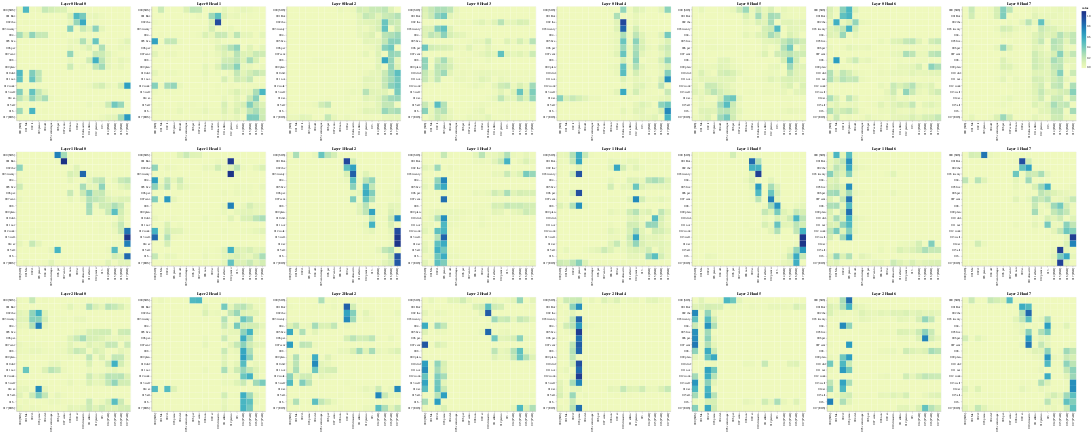

Here is the notebook cell this chart was saved with:
### Code cell
get_all_attention_maps("encoder-decoder",layers,heads,encoder_input_tokens,decoder_input_tokens,min(20,sentence_len))

### Figure 1 — Vega-Lite specification as saved in the notebook (floating-point values rounded to 4 significant figures; data arrays with more than 128 entries replaced by an {"elided": "..."} marker saying what was removed)
{"config": {"view": {"continuousWidth": 300, "continuousHeight": 300}}, "vconcat": [{"hconcat": [{"data": {"name": "data-63489bb1f9bb150d41bae58010975e34"}, "mark": {"type": "rect"}, "encoding": {"color": {"field": "value", "type": "quantitative"}, "tooltip": [{"field": "row", "type": "quantitative"}, {"field": "column", "type": "quantitative"}, {"field": "value", "type": "quantitative"}, {"field": "row_token", "type": "nominal"}, {"field": "col_token", "type": "nominal"}], "x": {"axis": {"title": ""}, "field": "col_token", "type": "nominal"}, "y": {"axis": {"title": ""}, "field": "row_token", "type": "nominal"}}, "height": 400, "name": "view_25", "title": "Layer 0 Head 0", "width": 400}, {"data": {"name": "data-3e6ab0aa463a2a5c8cacbaafffa59b67"}, "mark": {"type": "rect"}, "encoding": {"color": {"field": "value", "type": "quantitative"}, "tooltip": [{"field": "row", "type": "quantitative"}, {"field": "column", "type": "quantitative"}, {"field": "value", "type": "quantitative"}, {"field": "row_token", "type": "nominal"}, {"field": "col_token", "type": "nominal"}], "x": {"axis": {"title": ""}, "field": "col_token", "type": "nominal"}, "y": {"axis": {"title": ""}, "field": "row_token", "type": "nominal"}}, "height": 400, "name": "view_26", "title": "Layer 0 Head 1", "width": 400}, {"data": {"name": "data-50992c1b2d40599a6d3ecebedc40b9c1"}, "mark": {"type": "rect"}, "encoding": {"color": {"field": "value", "type": "quantitative"}, "tooltip": [{"field": "row", "type": "quantitative"}, {"field": "column", "type": "quantitative"}, {"field": "value", "type": "quantitative"}, {"field": "row_token", "type": "nominal"}, {"field": "col_token", "type": "nominal"}], "x": {"axis": {"title": ""}, "field": "col_token", "type": "nominal"}, "y": {"axis": {"title": ""}, "field": "row_token", "type": "nominal"}}, "height": 400, "name": "view_27", "title": "Layer 0 Head 2", "width": 400}, {"data": {"name": "data-1b09ccf18d49a62b42dffa8c49f4b122"}, "mark": {"type": "rect"}, "encoding": {"color": {"field": "value", "type": "quantitative"}, "tooltip": [{"field": "row", "type": "quantitative"}, {"field": "column", "type": "quantitative"}, {"field": "value", "type": "quantitative"}, {"field": "row_token", "type": "nominal"}, {"field": "col_token", "type": "nominal"}], "x": {"axis": {"title": ""}, "field": "col_token", "type": "nominal"}, "y": {"axis": {"title": ""}, "field": "row_token", "type": "nominal"}}, "height": 400, "name": "view_28", "title": "Layer 0 Head 3", "width": 400}, {"data": {"name": "data-673fae0296dc5addf0c6c676725d0598"}, "mark": {"type": "rect"}, "encoding": {"color": {"field": "value", "type": "quantitative"}, "tooltip": [{"field": "row", "type": "quantitative"}, {"field": "column", "type": "quantitative"}, {"field": "value", "type": "quantitative"}, {"field": "row_token", "type": "nominal"}, {"field": "col_token", "type": "nominal"}], "x": {"axis": {"title": ""}, "field": "col_token", "type": "nominal"}, "y": {"axis": {"title": ""}, "field": "row_token", "type": "nominal"}}, "height": 400, "name": "view_29", "title": "Layer 0 Head 4", "width": 400}, {"data": {"name": "data-91cd831cb3f2f5516b6f8a0ae372ad04"}, "mark": {"type": "rect"}, "encoding": {"color": {"field": "value", "type": "quantitative"}, "tooltip": [{"field": "row", "type": "quantitative"}, {"field": "column", "type": "quantitative"}, {"field": "value", "type": "quantitative"}, {"field": "row_token", "type": "nominal"}, {"field": "col_token", "type": "nominal"}], "x": {"axis": {"title": ""}, "field": "col_token", "type": "nominal"}, "y": {"axis": {"title": ""}, "field": "row_token", "type": "nominal"}}, "height": 400, "name": "view_30", "title": "Layer 0 Head 5", "width": 400}, {"data": {"name": "data-007edfd8d16aa031cdc42e653b705b1f"}, "mark": {"type": "rect"}, "encoding": {"color": {"field": "value", "type": "quantitative"}, "tooltip": [{"field": "row", "type": "quantitative"}, {"field": "column", "type": "quantitative"}, {"field": "value", "type": "quantitative"}, {"field": "row_token", "type": "nominal"}, {"field": "col_token", "type": "nominal"}], "x": {"axis": {"title": ""}, "field": "col_token", "type": "nominal"}, "y": {"axis": {"title": ""}, "field": "row_token", "type": "nominal"}}, "height": 400, "name": "view_31", "title": "Layer 0 Head 6", "width": 400}, {"data": {"name": "data-b1b43e8f2932f73ef6e93cc5d209b4e3"}, "mark": {"type": "rect"}, "encoding": {"color": {"field": "value", "type": "quantitative"}, "tooltip": [{"field": "row", "type": "quantitative"}, {"field": "column", "type": "quantitative"}, {"field": "value", "type": "quantitative"}, {"field": "row_token", "type": "nominal"}, {"field": "col_token", "type": "nominal"}], "x": {"axis": {"title": ""}, "field": "col_token", "type": "nominal"}, "y": {"axis": {"title": ""}, "field": "row_token", "type": "nominal"}}, "height": 400, "name": "view_32", "title": "Layer 0 Head 7", "width": 400}]}, {"hconcat": [{"data": {"name": "data-146b565fb20bbb9af5d15dc4abab67d6"}, "mark": {"type": "rect"}, "encoding": {"color": {"field": "value", "type": "quantitative"}, "tooltip": [{"field": "row", "type": "quantitative"}, {"field": "column", "type": "quantitative"}, {"field": "value", "type": "quantitative"}, {"field": "row_token", "type": "nominal"}, {"field": "col_token", "type": "nominal"}], "x": {"axis": {"title": ""}, "field": "col_token", "type": "nominal"}, "y": {"axis": {"title": ""}, "field": "row_token", "type": "nominal"}}, "height": 400, "name": "view_33", "title": "Layer 1 Head 0", "width": 400}, {"data": {"name": "data-eb09811a09106a127feaa1627dc00f4d"}, "mark": {"type": "rect"}, "encoding": {"color": {"field": "value", "type": "quantitative"}, "tooltip": [{"field": "row", "type": "quantitative"}, {"field": "column", "type": "quantitative"}, {"field": "value", "type": "quantitative"}, {"field": "row_token", "type": "nominal"}, {"field": "col_token", "type": "nominal"}], "x": {"axis": {"title": ""}, "field": "col_token", "type": "nominal"}, "y": {"axis": {"title": ""}, "field": "row_token", "type": "nominal"}}, "height": 400, "name": "view_34", "title": "Layer 1 Head 1", "width": 400}, {"data": {"name": "data-8ee218fc314d905bfb18859a610952e6"}, "mark": {"type": "rect"}, "encoding": {"color": {"field": "value", "type": "quantitative"}, "tooltip": [{"field": "row", "type": "quantitative"}, {"field": "column", "type": "quantitative"}, {"field": "value", "type": "quantitative"}, {"field": "row_token", "type": "nominal"}, {"field": "col_token", "type": "nominal"}], "x": {"axis": {"title": ""}, "field": "col_token", "type": "nominal"}, "y": {"axis": {"title": ""}, "field": "row_token", "type": "nominal"}}, "height": 400, "name": "view_35", "title": "Layer 1 Head 2", "width": 400}, {"data": {"name": "data-04582ee4283ab8671ebec2aa65318a32"}, "mark": {"type": "rect"}, "encoding": {"color": {"field": "value", "type": "quantitative"}, "tooltip": [{"field": "row", "type": "quantitative"}, {"field": "column", "type": "quantitative"}, {"field": "value", "type": "quantitative"}, {"field": "row_token", "type": "nominal"}, {"field": "col_token", "type": "nominal"}], "x": {"axis": {"title": ""}, "field": "col_token", "type": "nominal"}, "y": {"axis": {"title": ""}, "field": "row_token", "type": "nominal"}}, "height": 400, "name": "view_36", "title": "Layer 1 Head 3", "width": 400}, {"data": {"name": "data-d4f9d506fa46b33de0e7d848d181ac70"}, "mark": {"type": "rect"}, "encoding": {"color": {"field": "value", "type": "quantitative"}, "tooltip": [{"field": "row", "type": "quantitative"}, {"field": "column", "type": "quantitative"}, {"field": "value", "type": "quantitative"}, {"field": "row_token", "type": "nominal"}, {"field": "col_token", "type": "nominal"}], "x": {"axis": {"title": ""}, "field": "col_token", "type": "nominal"}, "y": {"axis": {"title": ""}, "field": "row_token", "type": "nominal"}}, "height": 400, "name": "view_37", "title": "Layer 1 Head 4", "width": 400}, {"data": {"name": "data-271f3558e7aaecf5cf415e4d590fd2f8"}, "mark": {"type": "rect"}, "encoding": {"color": {"field": "value", "type": "quantitative"}, "tooltip": [{"field": "row", "type": "quantitative"}, {"field": "column", "type": "quantitative"}, {"field": "value", "type": "quantitative"}, {"field": "row_token", "type": "nominal"}, {"field": "col_token", "type": "nominal"}], "x": {"axis": {"title": ""}, "field": "col_token", "type": "nominal"}, "y": {"axis": {"title": ""}, "field": "row_token", "type": "nominal"}}, "height": 400, "name": "view_38", "title": "Layer 1 Head 5", "width": 400}, {"data": {"name": "data-f47085609272d56689312d5dbf224497"}, "mark": {"type": "rect"}, "encoding": {"color": {"field": "value", "type": "quantitative"}, "tooltip": [{"field": "row", "type": "quantitative"}, {"field": "column", "type": "quantitative"}, {"field": "value", "type": "quantitative"}, {"field": "row_token", "type": "nominal"}, {"field": "col_token", "type": "nominal"}], "x": {"axis": {"title": ""}, "field": "col_token", "type": "nominal"}, "y": {"axis": {"title": ""}, "field": "row_token", "type": "nominal"}}, "height": 400, "name": "view_39", "title": "Layer 1 Head 6", "width": 400}, {"data": {"name": "data-79d6c2155e58cb75d10b520cbb34b4ef"}, "mark": {"type": "rect"}, "encoding": {"color": {"field": "value", "type": "quantitative"}, "tooltip": [{"field": "row", "type": "quantitative"}, {"field": "column", "type": "quantitative"}, {"field": "value", "type": "quantitative"}, {"field": "row_token", "type": "nominal"}, {"field": "col_token", "type": "nominal"}], "x": {"axis": {"title": ""}, "field": "col_token", "type": "nominal"}, "y": {"axis": {"title": ""}, "field": "row_token", "type": "nominal"}}, "height": 400, "name": "view_40", "title": "Layer 1 Head 7", "width": 400}]}, {"hconcat": [{"data": {"name": "data-129ba6bbf387f415ed4d017fa0791d2e"}, "mark": {"type": "rect"}, "encoding": {"color": {"field": "value", "type": "quantitative"}, "tooltip": [{"field": "row", "type": "quantitative"}, {"field": "column", "type": "quantitative"}, {"field": "value", "type": "quantitative"}, {"field": "row_token", "type": "nominal"}, {"field": "col_token", "type": "nominal"}], "x": {"axis": {"title": ""}, "field": "col_token", "type": "nominal"}, "y": {"axis": {"title": ""}, "field": "row_token", "type": "nominal"}}, "height": 400, "name": "view_41", "title": "Layer 2 Head 0", "width": 400}, {"data": {"name": "data-c9f733629b6990fb1d25fdb50c2cabd0"}, "mark": {"type": "rect"}, "encoding": {"color": {"field": "value", "type": "quantitative"}, "tooltip": [{"field": "row", "type": "quantitative"}, {"field": "column", "type": "quantitative"}, {"field": "value", "type": "quantitative"}, {"field": "row_token", "type": "nominal"}, {"field": "col_token", "type": "nominal"}], "x": {"axis": {"title": ""}, "field": "col_token", "type": "nominal"}, "y": {"axis": {"title": ""}, "field": "row_token", "type": "nominal"}}, "height": 400, "name": "view_42", "title": "Layer 2 Head 1", "width": 400}, {"data": {"name": "data-fa2cebf9d9536bc2cbd4b1625c4f43fd"}, "mark": {"type": "rect"}, "encoding": {"color": {"field": "value", "type": "quantitative"}, "tooltip": [{"field": "row", "type": "quantitative"}, {"field": "column", "type": "quantitative"}, {"field": "value", "type": "quantitative"}, {"field": "row_token", "type": "nominal"}, {"field": "col_token", "type": "nominal"}], "x": {"axis": {"title": ""}, "field": "col_token", "type": "nominal"}, "y": {"axis": {"title": ""}, "field": "row_token", "type": "nominal"}}, "height": 400, "name": "view_43", "title": "Layer 2 Head 2", "width": 400}, {"data": {"name": "data-d7ef94a0372b6ebe18f1cb976e646ca0"}, "mark": {"type": "rect"}, "encoding": {"color": {"field": "value", "type": "quantitative"}, "tooltip": [{"field": "row", "type": "quantitative"}, {"field": "column", "type": "quantitative"}, {"field": "value", "type": "quantitative"}, {"field": "row_token", "type": "nominal"}, {"field": "col_token", "type": "nominal"}], "x": {"axis": {"title": ""}, "field": "col_token", "type": "nominal"}, "y": {"axis": {"title": ""}, "field": "row_token", "type": "nominal"}}, "height": 400, "name": "view_44", "title": "Layer 2 Head 3", "width": 400}, {"data": {"name": "data-b5d168ba384bc8cd8f524add3a19f15f"}, "mark": {"type": "rect"}, "encoding": {"color": {"field": "value", "type": "quantitative"}, "tooltip": [{"field": "row", "type": "quantitative"}, {"field": "column", "type": "quantitative"}, {"field": "value", "type": "quantitative"}, {"field": "row_token", "type": "nominal"}, {"field": "col_token", "type": "nominal"}], "x": {"axis": {"title": ""}, "field": "col_token", "type": "nominal"}, "y": {"axis": {"title": ""}, "field": "row_token", "type": "nominal"}}, "height": 400, "name": "view_45", "title": "Layer 2 Head 4", "width": 400}, {"data": {"name": "data-34a0e74d95d2ce180f91bcd43cc79bd2"}, "mark": {"type": "rect"}, "encoding": {"color": {"field": "value", "type": "quantitative"}, "tooltip": [{"field": "row", "type": "quantitative"}, {"field": "column", "type": "quantitative"}, {"field": "value", "type": "quantitative"}, {"field": "row_token", "type": "nominal"}, {"field": "col_token", "type": "nominal"}], "x": {"axis": {"title": ""}, "field": "col_token", "type": "nominal"}, "y": {"axis": {"title": ""}, "field": "row_token", "type": "nominal"}}, "height": 400, "name": "view_46", "title": "Layer 2 Head 5", "width": 400}, {"data": {"name": "data-0c641a167855d7f4df65d2c361d6fdab"}, "mark": {"type": "rect"}, "encoding": {"color": {"field": "value", "type": "quantitative"}, "tooltip": [{"field": "row", "type": "quantitative"}, {"field": "column", "type": "quantitative"}, {"field": "value", "type": "quantitative"}, {"field": "row_token", "type": "nominal"}, {"field": "col_token", "type": "nominal"}], "x": {"axis": {"title": ""}, "field": "col_token", "type": "nominal"}, "y": {"axis": {"title": ""}, "field": "row_token", "type": "nominal"}}, "height": 400, "name": "view_47", "title": "Layer 2 Head 6", "width": 400}, {"data": {"name": "data-96e55ca0a9b5e6c850ba6329f7f48b6e"}, "mark": {"type": "rect"}, "encoding": {"color": {"field": "value", "type": "quantitative"}, "tooltip": [{"field": "row", "type": "quantitative"}, {"field": "column", "type": "quantitative"}, {"field": "value", "type": "quantitative"}, {"field": "row_token", "type": "nominal"}, {"field": "col_token", "type": "nominal"}], "x": {"axis": {"title": ""}, "field": "col_token", "type": "nominal"}, "y": {"axis": {"title": ""}, "field": "row_token", "type": "nominal"}}, "height": 400, "name": "view_48", "title": "Layer 2 Head 7", "width": 400}]}], "params": [{"name": "param_25", "select": {"type": "interval", "encodings": ["x", "y"]}, "bind": "scales", "views": ["view_25"]}, {"name": "param_26", "select": {"type": "interval", "encodings": ["x", "y"]}, "bind": "scales", "views": ["view_26"]}, {"name": "param_27", "select": {"type": "interval", "encodings": ["x", "y"]}, "bind": "scales", "views": ["view_27"]}, {"name": "param_28", "select": {"type": "interval", "encodings": ["x", "y"]}, "bind": "scales", "views": ["view_28"]}, {"name": "param_29", "select": {"type": "interval", "encodings": ["x", "y"]}, "bind": "scales", "views": ["view_29"]}, {"name": "param_30", "select": {"type": "interval", "encodings": ["x", "y"]}, "bind": "scales", "views": ["view_30"]}, {"name": "param_31", "select": {"type": "interval", "encodings": ["x", "y"]}, "bind": "scales", "views": ["view_31"]}, {"name": "param_32", "select": {"type": "interval", "encodings": ["x", "y"]}, "bind": "scales", "views": ["view_32"]}, {"name": "param_33", "select": {"type": "interval", "encodings": ["x", "y"]}, "bind": "scales", "views": ["view_33"]}, {"name": "param_34", "select": {"type": "interval", "encodings": ["x", "y"]}, "bind": "scales", "views": ["view_34"]}, {"name": "param_35", "select": {"type": "interval", "encodings": ["x", "y"]}, "bind": "scales", "views": ["view_35"]}, {"name": "param_36", "select": {"type": "interval", "encodings": ["x", "y"]}, "bind": "scales", "views": ["view_36"]}, {"name": "param_37", "select": {"type": "interval", "encodings": ["x", "y"]}, "bind": "scales", "views": ["view_37"]}, {"name": "param_38", "select": {"type": "interval", "encodings": ["x", "y"]}, "bind": "scales", "views": ["view_38"]}, {"name": "param_39", "select": {"type": "interval", "encodings": ["x", "y"]}, "bind": "scales", "views": ["view_39"]}, {"name": "param_40", "select": {"type": "interval", "encodings": ["x", "y"]}, "bind": "scales", "views": ["view_40"]}, {"name": "param_41", "select": {"type": "interval", "encodings": ["x", "y"]}, "bind": "scales", "views": ["view_41"]}, {"name": "param_42", "select": {"type": "interval", "encodings": ["x", "y"]}, "bind": "scales", "views": ["view_42"]}, {"name": "param_43", "select": {"type": "interval", "encodings": ["x", "y"]}, "bind": "scales", "views": ["view_43"]}, {"name": "param_44", "select": {"type": "interval", "encodings": ["x", "y"]}, "bind": "scales", "views": ["view_44"]}, {"name": "param_45", "select": {"type": "interval", "encodings": ["x", "y"]}, "bind": "scales", "views": ["view_45"]}, {"name": "param_46", "select": {"type": "interval", "encodings": ["x", "y"]}, "bind": "scales", "views": ["view_46"]}, {"name": "param_47", "select": {"type": "interval", "encodings": ["x", "y"]}, "bind": "scales", "views": ["view_47"]}, {"name": "param_48", "select": {"type": "interval", "encodings": ["x", "y"]}, "bind": "scales", "views": ["view_48"]}], "$schema": "https://vega.github.io/schema/vega-lite/v5.20.1.json", "datasets": {"data-63489bb1f9bb150d41bae58010975e34": {"elided": "324 records"}, "data-3e6ab0aa463a2a5c8cacbaafffa59b67": {"elided": "324 records"}, "data-50992c1b2d40599a6d3ecebedc40b9c1": {"elided": "324 records"}, "data-1b09ccf18d49a62b42dffa8c49f4b122": {"elided": "324 records"}, "data-673fae0296dc5addf0c6c676725d0598": {"elided": "324 records"}, "data-91cd831cb3f2f5516b6f8a0ae372ad04": {"elided": "324 records"}, "data-007edfd8d16aa031cdc42e653b705b1f": {"elided": "324 records"}, "data-b1b43e8f2932f73ef6e93cc5d209b4e3": {"elided": "324 records"}, "data-146b565fb20bbb9af5d15dc4abab67d6": {"elided": "324 records"}, "data-eb09811a09106a127feaa1627dc00f4d": {"elided": "324 records"}, "data-8ee218fc314d905bfb18859a610952e6": {"elided": "324 records"}, "data-04582ee4283ab8671ebec2aa65318a32": {"elided": "324 records"}, "data-d4f9d506fa46b33de0e7d848d181ac70": {"elided": "324 records"}, "data-271f3558e7aaecf5cf415e4d590fd2f8": {"elided": "324 records"}, "data-f47085609272d56689312d5dbf224497": {"elided": "324 records"}, "data-79d6c2155e58cb75d10b520cbb34b4ef": {"elided": "324 records"}, "data-129ba6bbf387f415ed4d017fa0791d2e": {"elided": "324 records"}, "data-c9f733629b6990fb1d25fdb50c2cabd0": {"elided": "324 records"}, "data-fa2cebf9d9536bc2cbd4b1625c4f43fd": {"elided": "324 records"}, "data-d7ef94a0372b6ebe18f1cb976e646ca0": {"elided": "324 records"}, "data-b5d168ba384bc8cd8f524add3a19f15f": {"elided": "324 records"}, "data-34a0e74d95d2ce180f91bcd43cc79bd2": {"elided": "324 records"}, "data-0c641a167855d7f4df65d2c361d6fdab": {"elided": "324 records"}, "data-96e55ca0a9b5e6c850ba6329f7f48b6e": {"elided": "324 records"}}}
